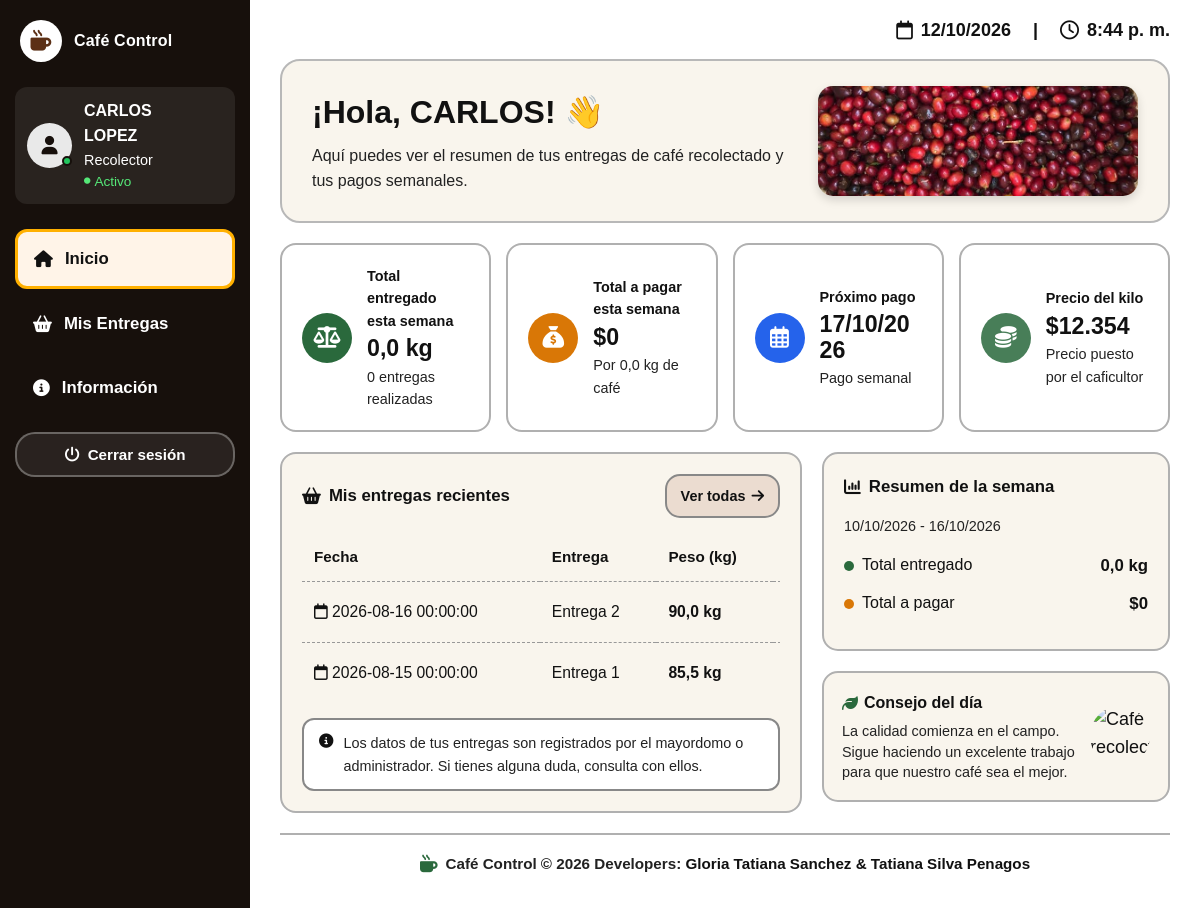
Screenshot of /panel_r.php (signed in) with the database file from the repository.
### tables this page shows
CREATE TABLE `usuarios` (
  `id_usuario` int(11) NOT NULL,
  `documento` varchar(20) NOT NULL,
  `nombres` varchar(100) NOT NULL,
  `apellidos` varchar(100) NOT NULL,
  `telefono` varchar(15) DEFAULT NULL,
  `correo` varchar(150) DEFAULT NULL,
  `usuario` varchar(50) NOT NULL,
  `contrasena` varchar(255) NOT NULL,
  `rol` enum('caficultor','mayordomo','recolector') NOT NULL,
  `estado` enum('activo','inactivo') DEFAULT 'activo',
  `fecha_registro` timestamp NOT NULL DEFAULT current_timestamp(),
  `foto_perfil` varchar(255) DEFAULT NULL
);

CREATE TABLE `historial_precios` (
  `id_precio` int(11) NOT NULL,
  `id_finca` int(11) NOT NULL,
  `precio_kilo` decimal(10,2) NOT NULL,
  `fecha_actualizacion` datetime DEFAULT current_timestamp(),
  `id_actualizado_por` int(11) NOT NULL
);

CREATE TABLE `recolecciones` (
  `id_recoleccion` int(11) NOT NULL,
  `id_recolector` int(11) NOT NULL,
  `id_finca` int(11) NOT NULL,
  `id_registrado_por` int(11) NOT NULL,
  `numero_entrega` int(11) NOT NULL,
  `fecha` datetime NOT NULL,
  `kilos_recolectados` decimal(8,2) NOT NULL,
  `precio_kilo_aplicado` decimal(10,2) NOT NULL,
  `pago_calculado` decimal(12,2) NOT NULL,
  `observaciones` varchar(255) DEFAULT NULL,
  `fecha_registro` timestamp NOT NULL DEFAULT current_timestamp(),
  `estado_pago` enum('pendiente','pagado') DEFAULT 'pendiente'
);

### panel_r.php (the view, shortened to what the rows shown need)
<?php
require_once __DIR__ . '/assets/inc/conexion.php';
$id_usuario = (int) $_SESSION['id_usuario'];
function e(string $valor): string
{
    return htmlspecialchars($valor, ENT_QUOTES, 'UTF-8');
}
function formato_fecha(string $fecha): string
{
    return $fecha;
}
function formato_numero(float $numero, int $decimales = 1): string
{
    return number_format($numero, $decimales, ',', '.');
}
function formato_dinero(float $valor): string
{
    return '$' . number_format($valor, 0, ',', '.');
}
$con->query("
    CREATE TABLE IF NOT EXISTS perfiles_usuario (
        id_usuario INT NOT NULL PRIMARY KEY,
        foto_perfil VARCHAR(255) NULL,
        fecha_actualizacion TIMESTAMP NOT NULL
            DEFAULT CURRENT_TIMESTAMP
            ON UPDATE CURRENT_TIMESTAMP
    ) ENGINE=InnoDB
    DEFAULT CHARSET=utf8mb4
    COLLATE=utf8mb4_unicode_ci
");
try {
    $existe_antigua = false;
    $stmt_tabla = $con->prepare("
        SELECT COUNT(*) AS total
        FROM information_schema.tables
        WHERE table_schema = DATABASE()
          AND table_name = 'perfiles_recolectores'
    ");
    if ($stmt_tabla) {
        $stmt_tabla->execute();
        $resultado_tabla = $stmt_tabla->get_result();
        $fila_tabla = $resultado_tabla->fetch_assoc();
        $existe_antigua = (
            (int) ($fila_tabla['total'] ?? 0) > 0
        );
    }
    if ($existe_antigua) {
        $con->query("
            INSERT INTO perfiles_usuario (
                id_usuario,
                foto_perfil
            )
            SELECT
                id_usuario,
                foto_perfil
            FROM perfiles_recolectores
            WHERE foto_perfil IS NOT NULL
              AND foto_perfil <> ''
            ON DUPLICATE KEY UPDATE
                foto_perfil = CASE
                    WHEN perfiles_usuario.foto_perfil IS NULL
                         OR perfiles_usuario.foto_perfil = ''
                    THEN VALUES(foto_perfil)
                    ELSE perfiles_usuario.foto_perfil
                END
        ");
    }
} catch (Throwable $e) {
}
$nombre_usuario = 'Usuario';
$apellido_usuario = '';
$rol_usuario = 'Recolector';
$estado_usuario = 'activo';
$stmt_usuario_actual = $con->prepare("
    SELECT
        nombres,
        apellidos,
        rol,
        estado
    FROM usuarios
    WHERE id_usuario = ?
    LIMIT 1
");
if ($stmt_usuario_actual) {
    $stmt_usuario_actual->bind_param(
        'i',
        $id_usuario
    );
    $stmt_usuario_actual->execute();
    $resultado_usuario =
        $stmt_usuario_actual->get_result();
    $fila_usuario =
        $resultado_usuario->fetch_assoc();
    if ($fila_usuario) {
        $nombre_usuario =
            trim(
                (string) $fila_usuario['nombres']
            );
        $apellido_usuario =
            trim(
                (string) $fila_usuario['apellidos']
            );
        $rol_usuario =
            (string) $fila_usuario['rol'];
        $estado_usuario =
            strtolower(
                trim(
                    (string) (
                        $fila_usuario['estado']
                        ?? 'activo'
                    )
                )
            );
    } else {
        $stmt_usuario_actual->close();
        session_destroy();
        header('Location: index.php');
        exit;
    }
}
$roles_mostrados = [
    'caficultor' => 'Caficultor',
    'mayordomo'  => 'Mayordomo',
    'recolector' => 'Recolector'
];
$rol_mostrado =
    $roles_mostrados[$rol_usuario]
    ?? ucfirst($rol_usuario);
$usuario_activo =
    ($estado_usuario === 'activo');
$estado_mostrado =
    $usuario_activo
    ? 'Activo'
    : 'Inactivo';
$id_finca = 0;
$stmt_finca = $con->prepare("
    SELECT
        r.id_finca,
        f.nombre
    FROM recolectores r
    INNER JOIN fincas f
        ON f.id_finca = r.id_finca
    WHERE r.id_usuario = ?
      AND f.estado = 'activa'
    ORDER BY
        r.fecha_vinculacion DESC
    LIMIT 1
");
if ($stmt_finca) {
    $stmt_finca->bind_param(
        'i',
        $id_usuario
    );
    $stmt_finca->execute();
    $resultado_finca =
        $stmt_finca->get_result();
    if ($fila_finca = $resultado_finca->fetch_assoc()) {
        $id_finca =
            (int) $fila_finca['id_finca'];
    }
}
$precio_kilo = 0.0;
if ($id_finca > 0) {
    $stmt_precio = $con->prepare("
        SELECT precio_kilo
        FROM historial_precios
        WHERE id_finca = ?
        ORDER BY
            fecha_actualizacion DESC,
            id_precio DESC
        LIMIT 1
    ");
    if ($stmt_precio) {
        $stmt_precio->bind_param(
            'i',
            $id_finca
        );
        $stmt_precio->execute();
        $resultado_precio =
            $stmt_precio->get_result();
        if (
            $fila_precio =
            $resultado_precio->fetch_assoc()
        ) {
            $precio_kilo =
                (float) $fila_precio['precio_kilo'];
        }
    }
}
$ultimas_entregas = [];
$stmt_entregas = $con->prepare("
    SELECT
        id_recoleccion,
        fecha,
        kilos_recolectados,
        precio_kilo_aplicado,
        pago_calculado
    FROM recolecciones
    WHERE id_recolector = ?
    ORDER BY
        fecha DESC,
        id_recoleccion DESC
    LIMIT 6
");
if ($stmt_entregas) {
    $stmt_entregas->bind_param(
        'i',
        $id_usuario
    );
    $stmt_entregas->execute();
    $resultado_entregas =
        $stmt_entregas->get_result();
    while (
        $fila_entrega =
        $resultado_entregas->fetch_assoc()
    ) {
        $ultimas_entregas[] =
            $fila_entrega;
    }
}
?>
<!DOCTYPE html>
<html lang="es">
<head>
    <link
        rel="stylesheet"
        href="https://cdnjs.cloudflare.com/ajax/libs/font-awesome/6.4.0/css/all.min.css"
    >
</head>
<body>
    <aside>
        <div>
            <div class="brand">
                <div class="brand-text">
                    <h1>Café Control</h1>
                </div>
            </div>
            <div class="user-card">
                <div class="user-details">
                    <h3>
                        <?php echo e($nombre_usuario); ?><br>
                        <?php echo e($apellido_usuario); ?>
                    </h3>
                    <p>
                        <?php echo e($rol_mostrado); ?>
                    </p>
                    <span
                        class="status-text <?php echo $usuario_activo ? '' : 'inactive'; ?>"
                    >
                        <i
                            class="fa-solid fa-circle"
                            style="font-size: 0.4rem;"
                        ></i>
                        <?php echo e($estado_mostrado); ?>
                    </span>
                </div>
            </div>
        </div>
    </aside>
    <main>
        <div class="welcome-banner">
            <div class="welcome-text">
                <h2>
                    ¡Hola,
                    <?php echo e($nombre_usuario); ?>! 👋
                </h2>
                <p>
                    Aquí puedes ver el resumen de tus
                    entregas de café recolectado
                    y tus pagos semanales.
                </p>
            </div>
        </div>
        <div class="metrics-grid">
            <div class="metric-card">
                <div class="metric-info">
                    <label>
                        Precio del kilo
                    </label>
                    <div class="metric-value">
                        <?php echo e(
                            formato_dinero(
                                $precio_kilo
                            )
                        ); ?>
                    </div>
                    <div class="metric-sub">
                        Precio puesto por el caficultor
                    </div>
                </div>
            </div>
        </div>
        <div class="dashboard-content-grid">
            <div class="card-panel">
                <div class="table-wrapper">
                    <table class="deliveries-table">
                        <thead>
                            <tr>
                                <th>
                                    Fecha
                                </th>
                                <th>
                                    Entrega
                                </th>
                                <th>
                                    Peso (kg)
                                </th>
                                <th>
                                </th>
                            </tr>
                        </thead>
                        <tbody>
                            <?php if (
                                empty($ultimas_entregas)
                            ): ?>
                                <tr>
                                    <td colspan="4">
                                        Todavía no tienes
                                        entregas registradas.
                                    </td>
                                </tr>
                            <?php else: ?>
                                <?php foreach (
                                    $ultimas_entregas
                                    as $indice => $entrega
                                ): ?>
                                    <tr>
                                        <td>
                                            <i class="fa-regular fa-calendar"></i>
                                            <?php echo e(
                                                formato_fecha(
                                                    (string) $entrega['fecha']
                                                )
                                            ); ?>
                                        </td>
                                        <td>
                                            Entrega
                                            <?php
                                            echo e(
                                                (string) (
                                                    count(
                                                        $ultimas_entregas
                                                    )
                                                    - $indice
                                                )
                                            );
                                            ?>
                                        </td>
                                        <td>
                                            <strong>
                                                <?php
                                                echo e(
                                                    formato_numero(
                                                        (float) $entrega[
                                                            'kilos_recolectados'
                                                        ],
                                                        1
                                                    )
                                                );
                                                ?>
                                                kg
                                            </strong>
                                        </td>
                                        <td>
                                        </td>
                                    </tr>
                                <?php endforeach; ?>
                            <?php endif; ?>
                        </tbody>
                    </table>
                </div>
            </div>
        </div>
    </main>
</body>
</html>

### rows the page displays
usuarios: nombres "CARLOS", apellidos "LOPEZ", rol "Recolector", estado "Activo"
historial_precios: precio_kilo "$12.354"
recolecciones: fecha "2026-08-16 00:00:00", indice "2", kilos_recolectados "90,0"
recolecciones: fecha "2026-08-15 00:00:00", indice "1", kilos_recolectados "85,5"

### other values shown
$total_entregas "0"
$proximo_pago_sql "17/10/2026"
